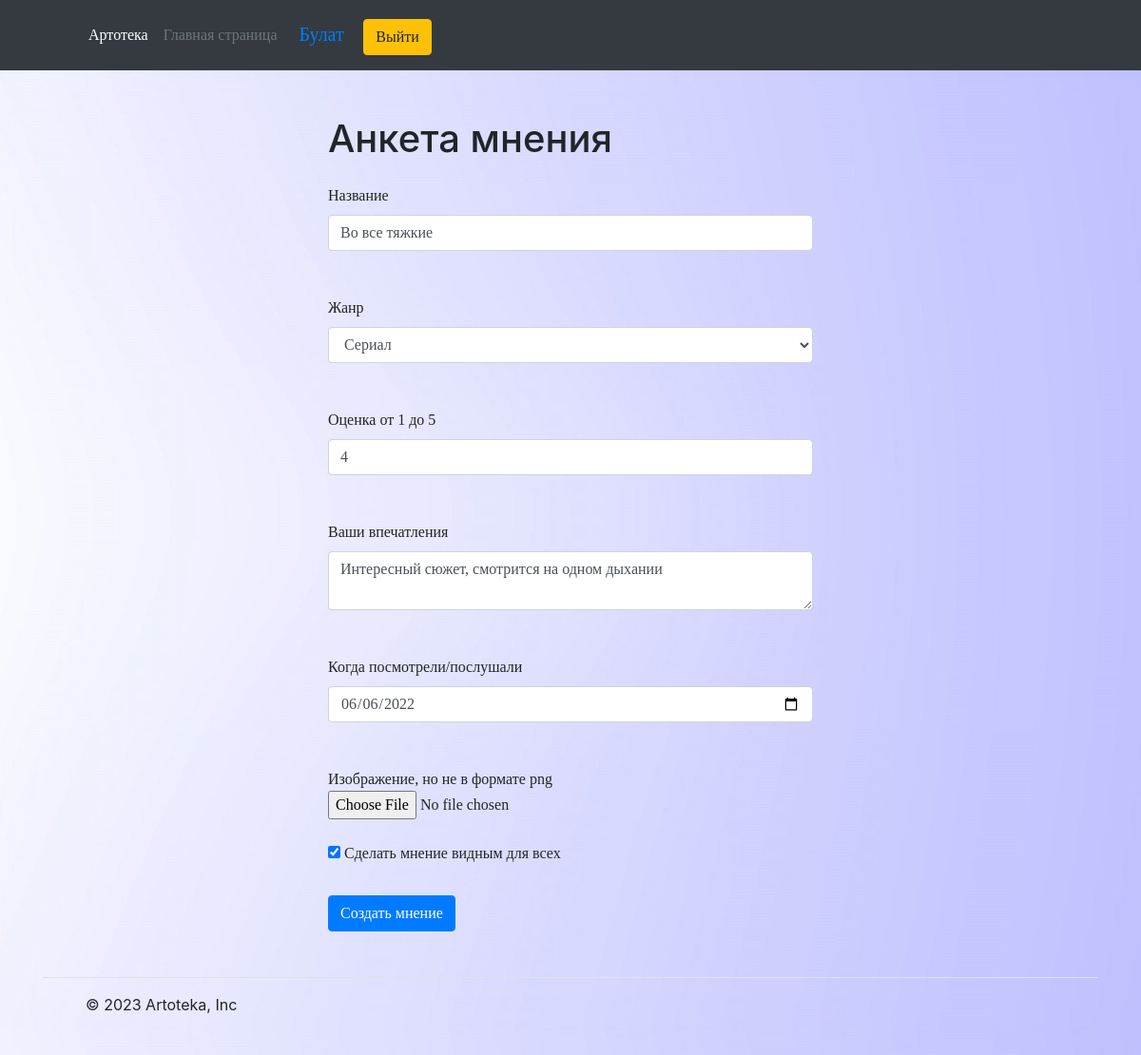
Page /opinions-2 (signed in) on the earlier database version.
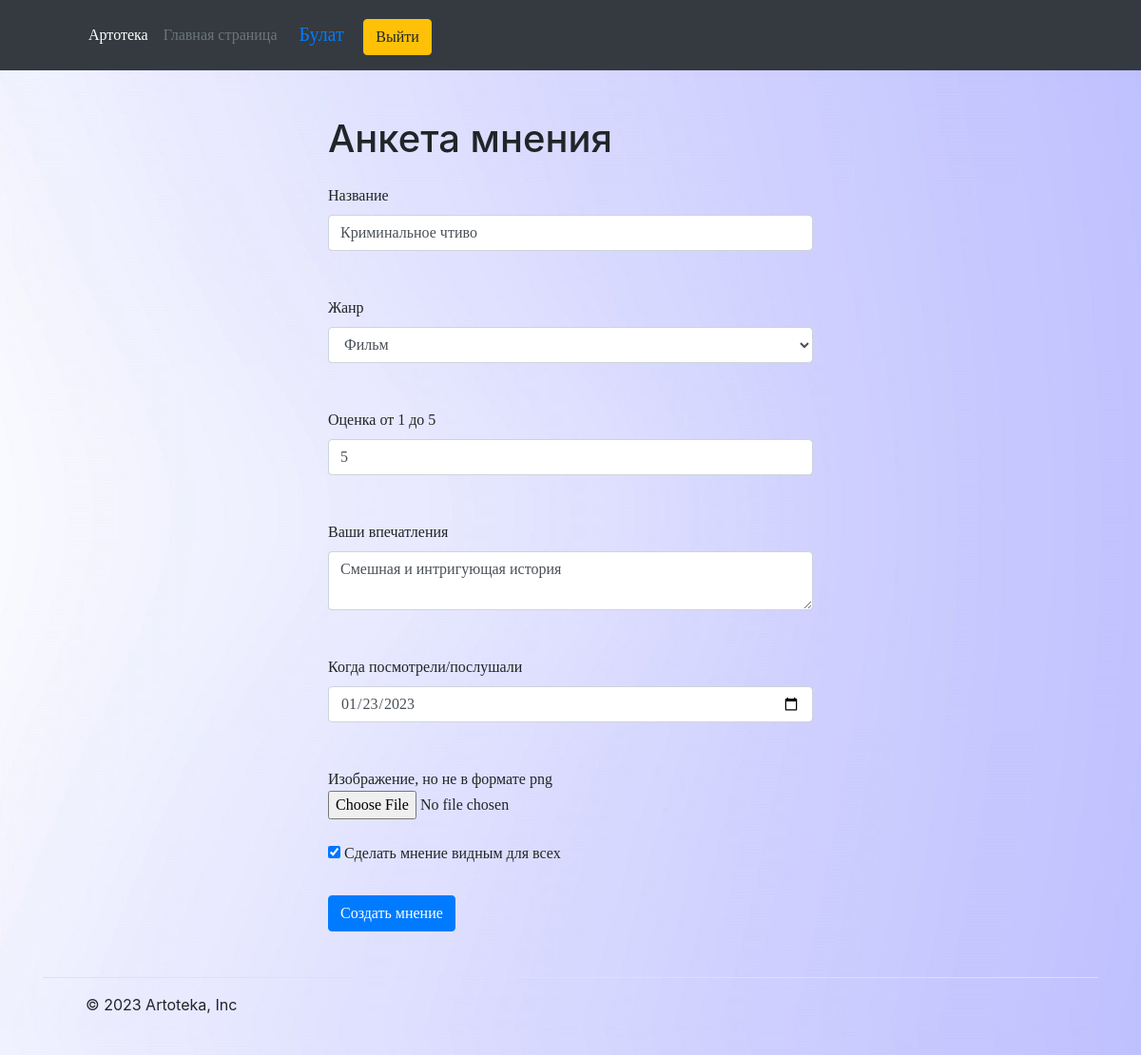
Same page on the later database version.
### data/users.py (models this page shows, shortened)
class User(SqlAlchemyBase, UserMixin, SerializerMixin):
    __tablename__ = 'users'
    id = sqlalchemy.Column(sqlalchemy.Integer, primary_key=True, autoincrement=True)
    surname = sqlalchemy.Column(sqlalchemy.String, nullable=True)
    name = sqlalchemy.Column(sqlalchemy.String, nullable=True)
    birthday = sqlalchemy.Column(sqlalchemy.Date, nullable=True)
    address = sqlalchemy.Column(sqlalchemy.String, nullable=True)
    about = sqlalchemy.Column(sqlalchemy.String, nullable=True)
    email = sqlalchemy.Column(sqlalchemy.String, index=True, unique=True, nullable=True)
    hashed_password = sqlalchemy.Column(sqlalchemy.String, nullable=True)
    opinions = orm.relationship("Opinion", back_populates='user')

### data/opinions.py (models this page shows, shortened)
class Opinion(SqlAlchemyBase, SerializerMixin):
    __tablename__ = 'opinions'
    id = sqlalchemy.Column(sqlalchemy.Integer, primary_key=True, autoincrement=True)
    name = sqlalchemy.Column(sqlalchemy.String, nullable=True)
    picture = sqlalchemy.Column(sqlalchemy.BLOB, nullable=True)
    raiting = sqlalchemy.Column(sqlalchemy.Integer, nullable=True)
    genre = sqlalchemy.Column(sqlalchemy.String, nullable=True)
    about = sqlalchemy.Column(sqlalchemy.String, nullable=True)
    user_id = sqlalchemy.Column(sqlalchemy.Integer, sqlalchemy.ForeignKey("users.id"))
    date = sqlalchemy.Column(sqlalchemy.Date, default=datetime.datetime.now)
    is_secret = sqlalchemy.Column(sqlalchemy.Boolean, default=True)
    user = orm.relationship('User')

### server.py (the view, shortened to what this page needs)
@app.route('/opinions-<int:id>', methods=['GET', 'POST'])
def edit_opinion(id):
    form = OpinionForm()
    if request.method == "GET":
        db_sess = db_session.create_session()
        opinions = db_sess.query(Opinion).filter(Opinion.id == id, Opinion.user == current_user).first()
        try:
            form.name.data = opinions.name
            form.date.data = opinions.date
            form.is_secret.data = opinions.is_secret
            form.rating.data = opinions.raiting
            form.about.data = opinions.about
            form.genre.data = opinions.genre
        except Exception:
            return render_template('error.html', title='Ошибка')
    return render_template('opinion.html', title='Редактирование мнения', form=form)

### forms/opinion.py
class OpinionForm(FlaskForm):
    name = StringField('Название', validators=[DataRequired()])
    about = TextAreaField('Ваши впечатления')
    rating = IntegerField('Оценка от 1 до 5', validators=[DataRequired(), NumberRange(min=1, max=5)])
    date = DateField('Когда посмотрели/послушали')
    is_secret = BooleanField('Сделать мнение видным для всех')
    genre = SelectField('Жанр', choices=[('Фильм', 'Фильм'), ('Сериал', 'Сериал'), ('Песня', 'Песня')])
    submit = SubmitField('Создать мнение')

### data/db_session.py (called while the page is built)
def create_session() -> Session:
    global __factory
    return __factory()

### server.py (called while the page is built)
@login_manager.user_loader
def load_user(user_id):
    db_sess = db_session.create_session()
    return db_sess.query(User).get(user_id)

### templates/opinion.html (shortened to what this page needs)
{% extends "base.html" %}
{% block content %}
<div class="container my-5">
<h1 class="col-lg-6 mx-auto mb-4">Анкета мнения</h1>
<form action="" method="post" enctype="multipart/form-data">
    <p class="col-lg-6 mx-auto mb-4">
        {{ form.name.label }}<br>
        {{ form.name(class="form-control") }}<br>
    </p>
    <p class="col-lg-6 mx-auto mb-4">
        {{ form.genre.label }}<br>
        {{ form.genre(class="form-control") }}<br>
    </p>
    <p class="col-lg-6 mx-auto mb-4">
        {{ form.rating.label }}<br>
        {{ form.rating(class="form-control") }}<br>
    </p>
    <p class="col-lg-6 mx-auto mb-4">
        {{ form.about.label }}<br>
        {{ form.about(class="form-control") }}<br>
    </p>
    <p class="col-lg-6 mx-auto mb-4">
        {{ form.date.label }}<br>
        {{ form.date(class="form-control") }}<br>
    </p>
    <p class="col-lg-6 mx-auto mb-4">
        Изображение, но не в формате png<br>
        <input type="file" name="file"><br>
    </p>
    <p class="col-lg-6 mx-auto mb-4">{{ form.is_secret() }} {{ form.is_secret.label }}</p>
    <p class="col-lg-6 mx-auto mb-4">{{ form.submit(type="submit", class="btn btn-primary") }}</p>
</form>
</div>
{% endblock %}

### templates/base.html (shortened to what this page needs)
<!doctype html>
<html>
<head>
    <link rel="stylesheet"
    href="https://stackpath.bootstrapcdn.com/bootstrap/4.4.1/css/bootstrap.min.css"
>
    <link rel="stylesheet" type="text/css" href="static/css/style.css" />
</head>
<body background="static\img\fon.jpg">
  <header class="p-3 bg-dark text-white">
    <div class="container">
      <div class="d-flex flex-wrap align-items-center justify-content-center justify-content-lg-start">
        <a href="/" class="d-flex align-items-center mb-2 mb-lg-0 text-white text-decoration-none">
          <svg class="bi me-2" width="40" height="32" role="img" aria-label="Bootstrap"><use xlink:href="#bootstrap"/></svg>
        </a>
        <ul class="nav col-12 col-lg-auto me-lg-auto mb-2 justify-content-center mb-md-0">
          <li><a href="/about" class="nav-link px-2 text-white" id="main">Артотека</a></li>
          <li><a href="/index" class="nav-link px-2 text-secondary">Главная страница</a></li>
        </ul>
        <div class="text-end">
            {% if current_user.is_authenticated %}
                <a class="navbar-brand" href="/my_page"> {{ current_user.name }} </a>
                <a class="btn btn-warning" href="/logout"> Выйти </a>
            {% else %}
                <a class="btn btn-primary" href="/register">Зарегистрироваться</a>
                <a class="btn btn-success" href="/login">Войти</a>
            {% endif %}
        </div>
      </div>
    </div>
  </header>
  <main role="main" class="container">
      {% block content %}{% endblock %}
  </main>
  <div class="container">
      <footer class="d-flex flex-wrap justify-content-between align-items-center py-3 my-4 border-top">
        <div class="col-md-4 d-flex align-items-center">
          <a href="/" class="mb-3 me-2 mb-md-0 text-body-secondary text-decoration-none lh-1">
            <svg class="bi" width="30" height="24"><use xlink:href="#bootstrap"/></svg>
          </a>
          <span class="mb-3 mb-md-0 text-body-secondary">&copy; 2023 Artoteka, Inc</span>
        </div>
      </footer>
  </div>
</body>
</html>

### static/css/style.css (style rules this page uses)
p { font-family: "book antiqua" }
a, h2, h3 { font-family: consolas }
#main { font-family: tahoma; }

Differences in the rows shown:
changed Opinion: name "Во все тяжкие" → "Криминальное чтиво"; genre "Сериал" → "Фильм"; about "Интересный сюжет, смотрится на одном дыхании" → "Смешная и интригующая история"; date "06/06/2022" → "01/23/2023"
Other differences:
form field rating: "4" → "5"
